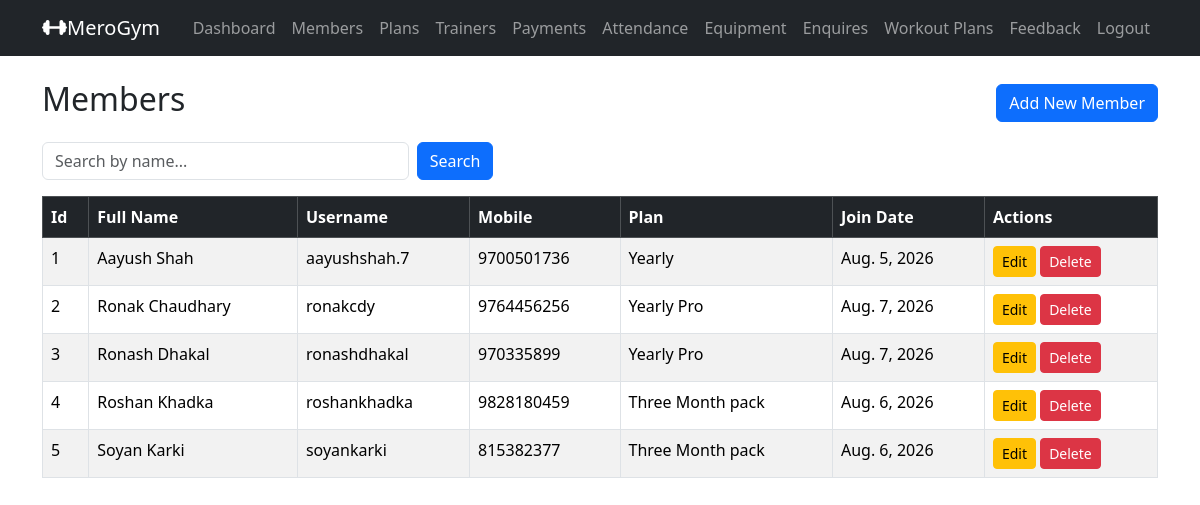
Page /admin_members/ (signed in) on the earlier database version.
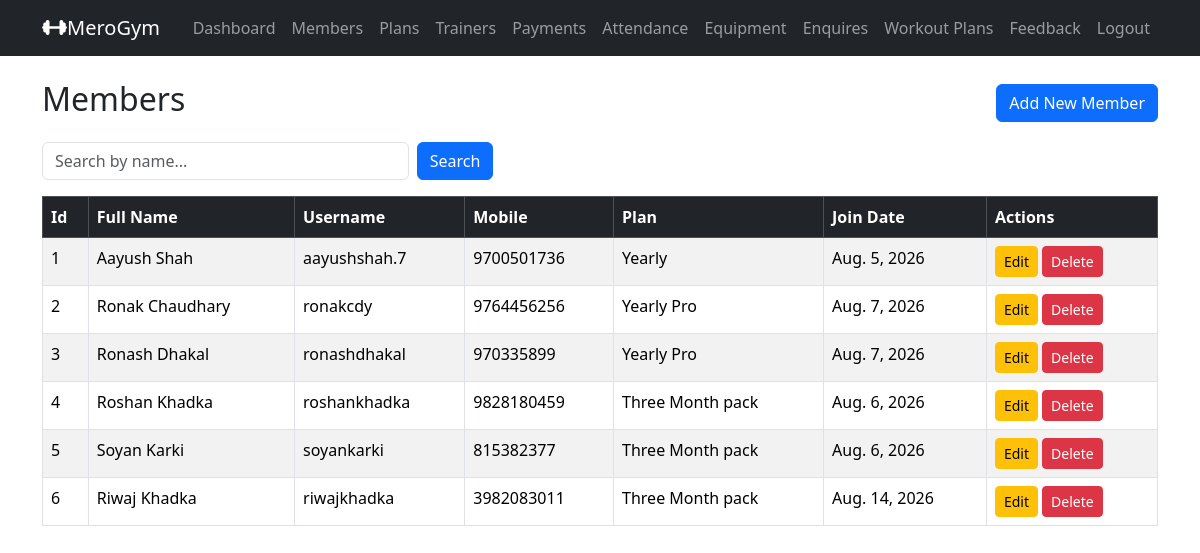
Same page on the later database version.
### GymApp/models.py (models this page shows, shortened)
class MemberProfile(models.Model):
    GENDER_CHOICES = (
        ('MALE', 'Male'),
        ('FEMALE', 'Female'),
        ('OTHER', 'Other'),
    )
    user = models.OneToOneField(settings.AUTH_USER_MODEL, on_delete=models.CASCADE, related_name='member_profile')
    full_name = models.CharField(max_length=100)
    mobile = models.CharField(max_length=15)
    age = models.PositiveIntegerField(null=True, blank=True)
    gender = models.CharField(max_length=10, choices=GENDER_CHOICES, null=True, blank=True)
    address = models.TextField(blank=True)
    join_date = models.DateField(default=timezone.now)
    plan = models.ForeignKey(MembershipPlan,
                             on_delete=models.SET_NULL, # If plan is deleted, set to null
                             null=True, blank=True,
                             related_name='members'
                             )
    trainer = models.ForeignKey(
        Trainer,
        on_delete=models.SET_NULL,  # If trainer is deleted, set to null
        null=True, blank=True,
        related_name='members' # access members via trainer.members
    )
    membership_start = models.DateField(null=True, blank=True)
    membership_end = models.DateField(null=True, blank=True)

class User(AbstractUser):
    ROLE_CHOICES = [
        ('ADMIN', 'Admin'),
        ('MEMBER', 'Member'),
    ]
    role = models.CharField(max_length=20, choices=ROLE_CHOICES, default='MEMBER')

class MembershipPlan(models.Model):
    name = models.CharField(max_length=100)
    duration_months = models.PositiveIntegerField()
    fee = models.PositiveIntegerField()
    description = models.TextField(blank=True)

### GymApp/views.py (the view)
    def wrapper(request, *args, **kwargs):
        if not request.user.is_authenticated or getattr(request.user, 'role', None) != 'ADMIN':
            messages.error(request, 'You must be logged in as an admin to access this page.')
            return redirect('admin_login')  # Redirect to the admin login page
        return view_func(request, *args, **kwargs)

### GymApp/views.py (called while the page is built)
def admin_required(view_func):
    def wrapper(request, *args, **kwargs):
        if not request.user.is_authenticated or getattr(request.user, 'role', None) != 'ADMIN':
            messages.error(request, 'You must be logged in as an admin to access this page.')
            return redirect('admin_login')  # Redirect to the admin login page
        return view_func(request, *args, **kwargs)
    return wrapper

@admin_required
def admin_members_list(request):
    search = request.GET.get('search', '')
    members = MemberProfile.objects.all().select_related('user', 'plan')
    if search:
        members = members.filter(full_name__icontains=search)
    return render(request, 'admin_members_list.html', {'members': members, 'search' : search})

### GymApp/templates/admin_members_list.html (shortened to what this page needs)
{% extends 'base.html' %}
{% block content %}
<div class="d-flex justify-content-between align-items-center mb-3">
    <h2>Members</h2>
    <a href="{% url 'admin_member_add' %}" class="btn btn-primary">Add New Member</a>
</div>
<form method="get" class="row g-2 mb-3">
    <div class="col-md-4">
        <input type="text" class="form-control" name="search" placeholder="Search by name..." value="{{ search }}">
    </div>
    <div class="col-md-2">
        <button type="submit" class="btn btn-primary">Search</button>
    </div>
</form>
<table class="table table-bordered table-striped">
    <thead class="table-dark">
        <tr>
            <th>Id</th>
            <th>Full Name</th>
            <th>Username</th>
            <th>Mobile</th>
            <th>Plan</th>
            <th>Join Date</th>
            <th>Actions</th>
        </tr>
    </thead>
    <tbody>
        {% for member in members %}
        <tr>
            <td>{{ forloop.counter }}</td>
            <td>{{ member.full_name }}</td>
            <td>{{ member.user.username }}</td>
            <td>{{ member.mobile }}</td>
            <td>{{ member.plan.name|default:"No Plan Assigned" }}</td>
            <td>{{ member.join_date }}</td>
            <td>
                <a href="{% url 'admin_member_edit' member.id %}" class="btn btn-sm btn-warning">Edit</a>
                <form method="post" action="{% url 'admin_member_delete' member.id %}" style="display:inline;">
                    <button type="submit" class="btn btn-sm btn-danger" onclick="return confirm('Are you sure you want to delete this member?');">Delete</button>
                </form>
            </td>
        </tr>
        {% empty %}
        <tr>
            <td colspan="6" class="text-center">No Members Available..</td>
        </tr>
        {% endfor %}
</table>
{% endblock %}

Differences in the rows shown:
added MemberProfile: full_name "Riwaj Khadka", user.username "riwajkhadka", mobile "3982083011", plan.name "Three Month pack", join_date "Aug. 14, 2026"
